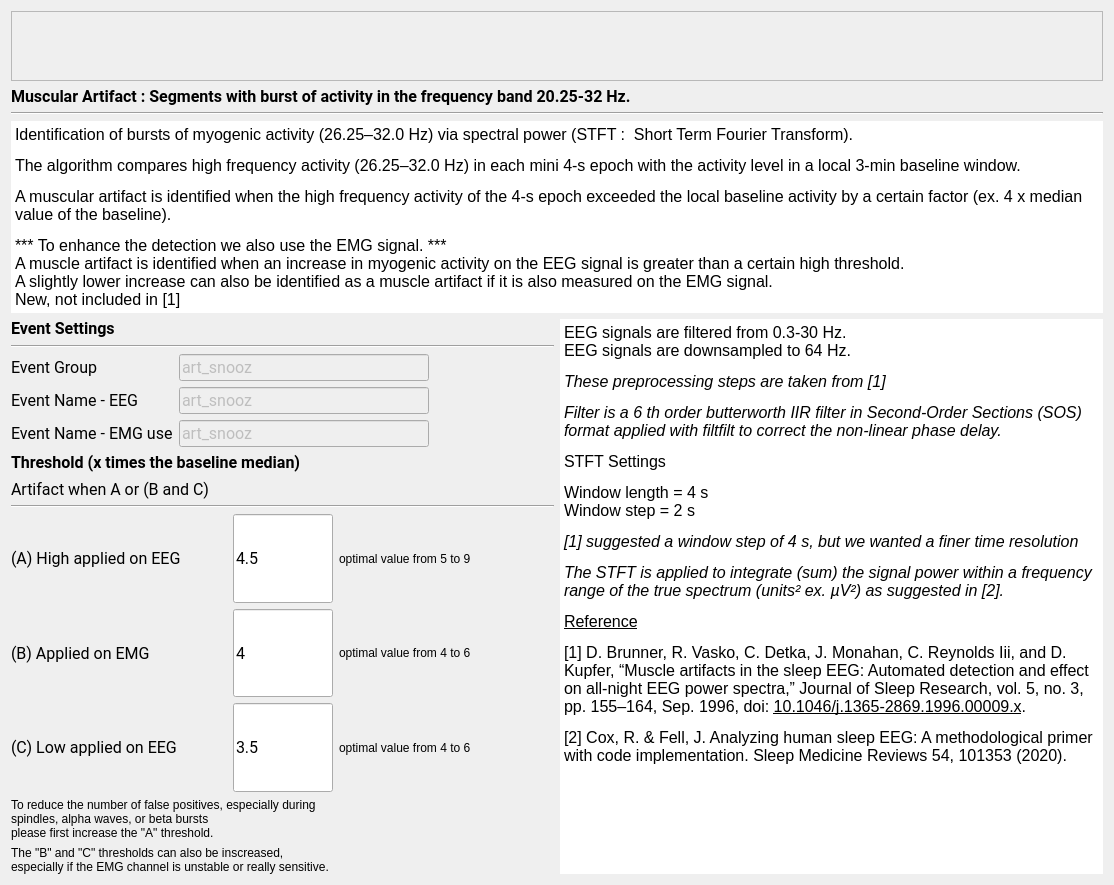
<?xml version="1.0" encoding="UTF-8"?>
<ui version="4.0">
 <class>MuscularStep</class>
 <widget class="QWidget" name="MuscularStep">
  <property name="geometry">
   <rect>
    <x>0</x>
    <y>0</y>
    <width>1114</width>
    <height>885</height>
   </rect>
  </property>
  <property name="windowTitle">
   <string>Form</string>
  </property>
  <property name="styleSheet">
   <string notr="true">font: 12pt &quot;Roboto&quot;;</string>
  </property>
  <layout class="QVBoxLayout" name="verticalLayout_4">
   <item>
    <widget class="QScrollArea" name="scrollArea">
     <property name="sizePolicy">
      <sizepolicy hsizetype="Expanding" vsizetype="Preferred">
       <horstretch>0</horstretch>
       <verstretch>0</verstretch>
      </sizepolicy>
     </property>
     <property name="widgetResizable">
      <bool>true</bool>
     </property>
     <widget class="QWidget" name="scrollAreaWidgetContents">
      <property name="geometry">
       <rect>
        <x>0</x>
        <y>0</y>
        <width>1549</width>
        <height>151</height>
       </rect>
      </property>
      <layout class="QHBoxLayout" name="horizontalLayout">
       <item>
        <widget class="QLabel" name="picture_label">
         <property name="sizePolicy">
          <sizepolicy hsizetype="Expanding" vsizetype="Preferred">
           <horstretch>0</horstretch>
           <verstretch>0</verstretch>
          </sizepolicy>
         </property>
         <property name="text">
          <string/>
         </property>
         <property name="pixmap">
          <pixmap resource="muscular_res.qrc">:/muscular/muscular.png</pixmap>
         </property>
         <property name="alignment">
          <set>Qt::AlignCenter</set>
         </property>
        </widget>
       </item>
      </layout>
     </widget>
    </widget>
   </item>
   <item>
    <layout class="QVBoxLayout" name="verticalLayout_3">
     <item>
      <widget class="QLabel" name="label_9">
       <property name="font">
        <font>
         <family>Roboto</family>
         <pointsize>12</pointsize>
         <weight>50</weight>
         <italic>false</italic>
         <bold>false</bold>
        </font>
       </property>
       <property name="text">
        <string>&lt;html&gt;&lt;head/&gt;&lt;body&gt;&lt;p&gt;&lt;span style=&quot; font-weight:600;&quot;&gt;Muscular Artifact : Segments with burst of activity in the frequency band 20.25-32 Hz.&lt;/span&gt;&lt;/p&gt;&lt;/body&gt;&lt;/html&gt;</string>
       </property>
      </widget>
     </item>
     <item>
      <widget class="Line" name="line_3">
       <property name="orientation">
        <enum>Qt::Horizontal</enum>
       </property>
      </widget>
     </item>
     <item>
      <widget class="QTextEdit" name="description_textEdit">
       <property name="sizePolicy">
        <sizepolicy hsizetype="Expanding" vsizetype="Preferred">
         <horstretch>0</horstretch>
         <verstretch>0</verstretch>
        </sizepolicy>
       </property>
       <property name="styleSheet">
        <string notr="true"/>
       </property>
       <property name="frameShape">
        <enum>QFrame::HLine</enum>
       </property>
       <property name="frameShadow">
        <enum>QFrame::Plain</enum>
       </property>
       <property name="lineWidth">
        <number>0</number>
       </property>
       <property name="readOnly">
        <bool>true</bool>
       </property>
       <property name="html">
        <string>&lt;!DOCTYPE HTML PUBLIC &quot;-//W3C//DTD HTML 4.0//EN&quot; &quot;http://www.w3.org/TR/REC-html40/strict.dtd&quot;&gt;
&lt;html&gt;&lt;head&gt;&lt;meta name=&quot;qrichtext&quot; content=&quot;1&quot; /&gt;&lt;style type=&quot;text/css&quot;&gt;
p, li { white-space: pre-wrap; }
&lt;/style&gt;&lt;/head&gt;&lt;body style=&quot; font-family:'Roboto'; font-size:12pt; font-weight:400; font-style:normal;&quot;&gt;
&lt;p style=&quot; margin-top:12px; margin-bottom:12px; margin-left:0px; margin-right:0px; -qt-block-indent:0; text-indent:0px;&quot;&gt;&lt;span style=&quot; color:#000000;&quot;&gt;Identification of bursts of myogenic activity (26.25–32.0 Hz) via spectral power (STFT :  Short Term Fourier Transform).&lt;/span&gt;&lt;/p&gt;
&lt;p style=&quot; margin-top:12px; margin-bottom:12px; margin-left:0px; margin-right:0px; -qt-block-indent:0; text-indent:0px;&quot;&gt;&lt;span style=&quot; color:#000000;&quot;&gt;The algorithm compares high frequency activity (26.25–32.0 Hz) in each mini 4-s epoch with the activity level in a local 3-min baseline window. &lt;/span&gt;&lt;/p&gt;
&lt;p style=&quot; margin-top:12px; margin-bottom:12px; margin-left:0px; margin-right:0px; -qt-block-indent:0; text-indent:0px;&quot;&gt;&lt;span style=&quot; color:#000000;&quot;&gt;A muscular artifact is identified when the high frequency activity of the 4-s epoch exceeded the local baseline activity by a certain factor (ex. 4 x median value of the baseline).&lt;/span&gt;&lt;/p&gt;
&lt;p style=&quot; margin-top:12px; margin-bottom:12px; margin-left:0px; margin-right:0px; -qt-block-indent:0; text-indent:0px;&quot;&gt;&lt;span style=&quot; color:#000000;&quot;&gt;*** To enhance the detection we also use the EMG signal. ***&lt;br /&gt;A muscle artifact is identified when an increase in myogenic activity on the EEG signal is greater than a certain high threshold.&lt;br /&gt;A slightly lower increase can also be identified as a muscle artifact if it is also measured on the EMG signal. &lt;br /&gt;New, not included in [1]&lt;/span&gt;&lt;/p&gt;&lt;/body&gt;&lt;/html&gt;</string>
       </property>
      </widget>
     </item>
    </layout>
   </item>
   <item>
    <layout class="QHBoxLayout" name="horizontalLayout_2">
     <item>
      <layout class="QVBoxLayout" name="verticalLayout_2">
       <item>
        <layout class="QVBoxLayout" name="verticalLayout">
         <item>
          <widget class="QLabel" name="label_4">
           <property name="minimumSize">
            <size>
             <width>0</width>
             <height>20</height>
            </size>
           </property>
           <property name="maximumSize">
            <size>
             <width>16777215</width>
             <height>20</height>
            </size>
           </property>
           <property name="font">
            <font>
             <family>Roboto</family>
             <pointsize>12</pointsize>
             <weight>50</weight>
             <italic>false</italic>
             <bold>false</bold>
            </font>
           </property>
           <property name="text">
            <string>&lt;html&gt;&lt;head/&gt;&lt;body&gt;&lt;p&gt;&lt;span style=&quot; font-weight:600;&quot;&gt;Event Settings&lt;/span&gt;&lt;/p&gt;&lt;/body&gt;&lt;/html&gt;</string>
           </property>
          </widget>
         </item>
         <item>
          <widget class="Line" name="line">
           <property name="orientation">
            <enum>Qt::Horizontal</enum>
           </property>
          </widget>
         </item>
         <item>
          <layout class="QFormLayout" name="formLayout">
           <item row="0" column="0">
            <widget class="QLabel" name="label_3">
             <property name="minimumSize">
              <size>
               <width>140</width>
               <height>0</height>
              </size>
             </property>
             <property name="font">
              <font>
               <family>Roboto</family>
               <pointsize>12</pointsize>
               <weight>50</weight>
               <italic>false</italic>
               <bold>false</bold>
              </font>
             </property>
             <property name="text">
              <string>Event Group</string>
             </property>
            </widget>
           </item>
           <item row="0" column="1">
            <widget class="QLineEdit" name="group_lineEdit">
             <property name="enabled">
              <bool>false</bool>
             </property>
             <property name="maximumSize">
              <size>
               <width>250</width>
               <height>16777215</height>
              </size>
             </property>
             <property name="font">
              <font>
               <family>Roboto</family>
               <pointsize>12</pointsize>
               <weight>50</weight>
               <italic>false</italic>
               <bold>false</bold>
              </font>
             </property>
             <property name="toolTip">
              <string>In which &quot;Event Group&quot; the detected artifact are added (label in the annotation file). Go to the general Detectors Settings to edit the group.</string>
             </property>
             <property name="text">
              <string>art_snooz</string>
             </property>
            </widget>
           </item>
           <item row="1" column="0">
            <widget class="QLabel" name="label_11">
             <property name="minimumSize">
              <size>
               <width>140</width>
               <height>0</height>
              </size>
             </property>
             <property name="font">
              <font>
               <family>Roboto</family>
               <pointsize>12</pointsize>
               <weight>50</weight>
               <italic>false</italic>
               <bold>false</bold>
              </font>
             </property>
             <property name="text">
              <string>Event Name - EEG</string>
             </property>
            </widget>
           </item>
           <item row="1" column="1">
            <widget class="QLineEdit" name="name_eeg_lineEdit">
             <property name="enabled">
              <bool>false</bool>
             </property>
             <property name="maximumSize">
              <size>
               <width>250</width>
               <height>16777215</height>
              </size>
             </property>
             <property name="font">
              <font>
               <family>Roboto</family>
               <pointsize>12</pointsize>
               <weight>50</weight>
               <italic>false</italic>
               <bold>false</bold>
              </font>
             </property>
             <property name="toolTip">
              <string>The event name of the detected artifact based exclusivement on the EEG signal.  Go to the general Detectors Settings to edit the name.</string>
             </property>
             <property name="text">
              <string>art_snooz</string>
             </property>
            </widget>
           </item>
           <item row="2" column="1">
            <widget class="QLineEdit" name="name_emg_lineEdit">
             <property name="enabled">
              <bool>false</bool>
             </property>
             <property name="maximumSize">
              <size>
               <width>250</width>
               <height>16777215</height>
              </size>
             </property>
             <property name="font">
              <font>
               <family>Roboto</family>
               <pointsize>12</pointsize>
               <weight>50</weight>
               <italic>false</italic>
               <bold>false</bold>
              </font>
             </property>
             <property name="toolTip">
              <string>The event name of the detected artifact using the EMG signal.  Go to the general Detectors Settings to edit the name.</string>
             </property>
             <property name="text">
              <string>art_snooz</string>
             </property>
            </widget>
           </item>
           <item row="2" column="0">
            <widget class="QLabel" name="label_7">
             <property name="minimumSize">
              <size>
               <width>140</width>
               <height>0</height>
              </size>
             </property>
             <property name="font">
              <font>
               <family>Roboto</family>
               <pointsize>12</pointsize>
               <weight>50</weight>
               <italic>false</italic>
               <bold>false</bold>
              </font>
             </property>
             <property name="text">
              <string>Event Name - EMG use</string>
             </property>
            </widget>
           </item>
          </layout>
         </item>
        </layout>
       </item>
       <item>
        <widget class="QLabel" name="label">
         <property name="minimumSize">
          <size>
           <width>0</width>
           <height>20</height>
          </size>
         </property>
         <property name="maximumSize">
          <size>
           <width>16777215</width>
           <height>20</height>
          </size>
         </property>
         <property name="font">
          <font>
           <family>Roboto</family>
           <pointsize>12</pointsize>
           <weight>50</weight>
           <italic>false</italic>
           <bold>false</bold>
          </font>
         </property>
         <property name="text">
          <string>&lt;html&gt;&lt;head/&gt;&lt;body&gt;&lt;p&gt;&lt;span style=&quot; font-weight:600;&quot;&gt;Threshold (x times the baseline median)&lt;/span&gt;&lt;/p&gt;&lt;/body&gt;&lt;/html&gt;</string>
         </property>
        </widget>
       </item>
       <item>
        <widget class="QLabel" name="label_8">
         <property name="minimumSize">
          <size>
           <width>0</width>
           <height>20</height>
          </size>
         </property>
         <property name="maximumSize">
          <size>
           <width>16777215</width>
           <height>20</height>
          </size>
         </property>
         <property name="font">
          <font>
           <family>Roboto</family>
           <pointsize>12</pointsize>
           <weight>50</weight>
           <italic>false</italic>
           <bold>false</bold>
          </font>
         </property>
         <property name="text">
          <string>Artifact when A or (B and C)</string>
         </property>
        </widget>
       </item>
       <item>
        <widget class="Line" name="line_2">
         <property name="orientation">
          <enum>Qt::Horizontal</enum>
         </property>
        </widget>
       </item>
       <item>
        <layout class="QGridLayout" name="gridLayout">
         <item row="0" column="0">
          <widget class="QLabel" name="label_5">
           <property name="minimumSize">
            <size>
             <width>0</width>
             <height>0</height>
            </size>
           </property>
           <property name="font">
            <font>
             <family>Roboto</family>
             <pointsize>12</pointsize>
             <weight>50</weight>
             <italic>false</italic>
             <bold>false</bold>
            </font>
           </property>
           <property name="midLineWidth">
            <number>0</number>
           </property>
           <property name="text">
            <string>&lt;html&gt;&lt;head/&gt;&lt;body&gt;&lt;p&gt;(A) High applied on EEG&lt;/p&gt;&lt;/body&gt;&lt;/html&gt;</string>
           </property>
           <property name="textFormat">
            <enum>Qt::RichText</enum>
           </property>
          </widget>
         </item>
         <item row="0" column="1">
          <widget class="QLineEdit" name="EEG_lineEdit">
           <property name="sizePolicy">
            <sizepolicy hsizetype="Expanding" vsizetype="Expanding">
             <horstretch>0</horstretch>
             <verstretch>0</verstretch>
            </sizepolicy>
           </property>
           <property name="maximumSize">
            <size>
             <width>100</width>
             <height>16777215</height>
            </size>
           </property>
           <property name="font">
            <font>
             <family>Roboto</family>
             <pointsize>12</pointsize>
             <weight>50</weight>
             <italic>false</italic>
             <bold>false</bold>
            </font>
           </property>
           <property name="toolTip">
            <string>The threshold value to identify the artifact.  Its units is x times the baseline standard deviation.</string>
           </property>
           <property name="text">
            <string>4.5</string>
           </property>
          </widget>
         </item>
         <item row="0" column="2">
          <widget class="QLabel" name="label_10">
           <property name="text">
            <string>optimal value from 5 to 9</string>
           </property>
          </widget>
         </item>
         <item row="1" column="0">
          <widget class="QLabel" name="label_2">
           <property name="minimumSize">
            <size>
             <width>0</width>
             <height>0</height>
            </size>
           </property>
           <property name="font">
            <font>
             <family>Roboto</family>
             <pointsize>12</pointsize>
             <weight>50</weight>
             <italic>false</italic>
             <bold>false</bold>
            </font>
           </property>
           <property name="text">
            <string>(B) Applied on EMG</string>
           </property>
          </widget>
         </item>
         <item row="1" column="1">
          <widget class="QLineEdit" name="EMG_lineEdit">
           <property name="sizePolicy">
            <sizepolicy hsizetype="Expanding" vsizetype="Expanding">
             <horstretch>0</horstretch>
             <verstretch>0</verstretch>
            </sizepolicy>
           </property>
           <property name="maximumSize">
            <size>
             <width>100</width>
             <height>16777215</height>
            </size>
           </property>
           <property name="font">
            <font>
             <family>Roboto</family>
             <pointsize>12</pointsize>
             <weight>50</weight>
             <italic>false</italic>
             <bold>false</bold>
            </font>
           </property>
           <property name="text">
            <string>4</string>
           </property>
          </widget>
         </item>
         <item row="1" column="2">
          <widget class="QLabel" name="label_12">
           <property name="text">
            <string>optimal value from 4 to 6</string>
           </property>
          </widget>
         </item>
         <item row="2" column="0">
          <widget class="QLabel" name="label_6">
           <property name="font">
            <font>
             <family>Roboto</family>
             <pointsize>12</pointsize>
             <weight>50</weight>
             <italic>false</italic>
             <bold>false</bold>
            </font>
           </property>
           <property name="text">
            <string>(C) Low applied on EEG</string>
           </property>
          </widget>
         </item>
         <item row="2" column="1">
          <widget class="QLineEdit" name="both_lineEdit">
           <property name="sizePolicy">
            <sizepolicy hsizetype="Expanding" vsizetype="Expanding">
             <horstretch>0</horstretch>
             <verstretch>0</verstretch>
            </sizepolicy>
           </property>
           <property name="maximumSize">
            <size>
             <width>100</width>
             <height>16777215</height>
            </size>
           </property>
           <property name="font">
            <font>
             <family>Roboto</family>
             <pointsize>12</pointsize>
             <weight>50</weight>
             <italic>false</italic>
             <bold>false</bold>
            </font>
           </property>
           <property name="text">
            <string>3.5</string>
           </property>
          </widget>
         </item>
         <item row="2" column="2">
          <widget class="QLabel" name="label_13">
           <property name="text">
            <string>optimal value from 4 to 6</string>
           </property>
          </widget>
         </item>
        </layout>
       </item>
       <item>
        <widget class="QLabel" name="label_14">
         <property name="text">
          <string>To reduce the number of false positives, especially during
spindles, alpha waves, or beta bursts
please first increase the &quot;A&quot; threshold.</string>
         </property>
        </widget>
       </item>
       <item>
        <widget class="QLabel" name="label_15">
         <property name="text">
          <string>The &quot;B&quot; and &quot;C&quot; thresholds can also be inscreased,
especially if the EMG channel is unstable or really sensitive.</string>
         </property>
        </widget>
       </item>
      </layout>
     </item>
     <item>
      <widget class="QTextEdit" name="settings_textEdit">
       <property name="sizePolicy">
        <sizepolicy hsizetype="Expanding" vsizetype="Preferred">
         <horstretch>0</horstretch>
         <verstretch>0</verstretch>
        </sizepolicy>
       </property>
       <property name="focusPolicy">
        <enum>Qt::NoFocus</enum>
       </property>
       <property name="contextMenuPolicy">
        <enum>Qt::NoContextMenu</enum>
       </property>
       <property name="acceptDrops">
        <bool>false</bool>
       </property>
       <property name="styleSheet">
        <string notr="true"/>
       </property>
       <property name="frameShape">
        <enum>QFrame::HLine</enum>
       </property>
       <property name="frameShadow">
        <enum>QFrame::Plain</enum>
       </property>
       <property name="lineWidth">
        <number>0</number>
       </property>
       <property name="readOnly">
        <bool>true</bool>
       </property>
       <property name="html">
        <string>&lt;!DOCTYPE HTML PUBLIC &quot;-//W3C//DTD HTML 4.0//EN&quot; &quot;http://www.w3.org/TR/REC-html40/strict.dtd&quot;&gt;
&lt;html&gt;&lt;head&gt;&lt;meta name=&quot;qrichtext&quot; content=&quot;1&quot; /&gt;&lt;style type=&quot;text/css&quot;&gt;
p, li { white-space: pre-wrap; }
&lt;/style&gt;&lt;/head&gt;&lt;body style=&quot; font-family:'Roboto'; font-size:12pt; font-weight:400; font-style:normal;&quot;&gt;
&lt;p style=&quot; margin-top:12px; margin-bottom:12px; margin-left:0px; margin-right:0px; -qt-block-indent:0; text-indent:0px;&quot;&gt;&lt;span style=&quot; color:#000000;&quot;&gt;EEG signals are filtered from 0.3-30 Hz.&lt;br /&gt;EEG signals are downsampled to 64 Hz.&lt;/span&gt;&lt;/p&gt;
&lt;p style=&quot; margin-top:12px; margin-bottom:12px; margin-left:0px; margin-right:0px; -qt-block-indent:0; text-indent:0px;&quot;&gt;&lt;span style=&quot; font-style:italic; color:#000000;&quot;&gt;These preprocessing steps are taken from [1]&lt;/span&gt;&lt;/p&gt;
&lt;p style=&quot; margin-top:12px; margin-bottom:12px; margin-left:0px; margin-right:0px; -qt-block-indent:0; text-indent:0px;&quot;&gt;&lt;span style=&quot; font-style:italic; color:#000000;&quot;&gt;Filter is a 6 th order butterworth IIR filter in Second-Order Sections (SOS) format applied with filtfilt to correct the non-linear phase delay.&lt;/span&gt;&lt;/p&gt;
&lt;p style=&quot; margin-top:12px; margin-bottom:12px; margin-left:0px; margin-right:0px; -qt-block-indent:0; text-indent:0px;&quot;&gt;&lt;span style=&quot; color:#000000;&quot;&gt;STFT Settings&lt;/span&gt;&lt;/p&gt;
&lt;p style=&quot; margin-top:12px; margin-bottom:12px; margin-left:0px; margin-right:0px; -qt-block-indent:0; text-indent:0px;&quot;&gt;&lt;span style=&quot; color:#000000;&quot;&gt;Window length = 4 s&lt;br /&gt;Window step = 2 s&lt;/span&gt;&lt;/p&gt;
&lt;p style=&quot; margin-top:12px; margin-bottom:12px; margin-left:0px; margin-right:0px; -qt-block-indent:0; text-indent:0px;&quot;&gt;&lt;span style=&quot; font-style:italic; color:#000000;&quot;&gt;[1] suggested a window step of 4 s, but we wanted a finer time resolution&lt;/span&gt;&lt;/p&gt;
&lt;p style=&quot; margin-top:12px; margin-bottom:12px; margin-left:0px; margin-right:0px; -qt-block-indent:0; text-indent:0px;&quot;&gt;&lt;span style=&quot; font-style:italic; color:#000000;&quot;&gt;The STFT is applied to integrate (sum) the signal power within a frequency range of the true spectrum (units² ex. µV²) as suggested in [2].&lt;/span&gt;&lt;/p&gt;
&lt;p style=&quot; margin-top:12px; margin-bottom:12px; margin-left:0px; margin-right:0px; -qt-block-indent:0; text-indent:0px;&quot;&gt;&lt;a href=&quot;https://pubmed.ncbi.nlm.nih.gov/12723066/&quot;&gt;&lt;span style=&quot; text-decoration: underline; color:#000000;&quot;&gt;Reference&lt;/span&gt;&lt;/a&gt;&lt;/p&gt;
&lt;p style=&quot; margin-top:12px; margin-bottom:12px; margin-left:0px; margin-right:0px; -qt-block-indent:0; text-indent:0px;&quot;&gt;&lt;span style=&quot; color:#000000;&quot;&gt;[1] D. Brunner, R. Vasko, C. Detka, J. Monahan, C. Reynolds Iii, and D. Kupfer, “Muscle artifacts in the sleep EEG: Automated detection and effect on all-night EEG power spectra,” Journal of Sleep Research, vol. 5, no. 3, pp. 155–164, Sep. 1996, doi: &lt;/span&gt;&lt;a href=&quot;https://doi.org/10.1046/j.1365-2869.1996.00009.x&quot;&gt;&lt;span style=&quot; text-decoration: underline; color:#000000;&quot;&gt;10.1046/j.1365-2869.1996.00009.x&lt;/span&gt;&lt;/a&gt;&lt;span style=&quot; color:#000000;&quot;&gt;.&lt;/span&gt;&lt;/p&gt;
&lt;p style=&quot; margin-top:12px; margin-bottom:12px; margin-left:0px; margin-right:0px; -qt-block-indent:0; text-indent:0px;&quot;&gt;&lt;span style=&quot; color:#000000;&quot;&gt;[2] Cox, R. &amp;amp; Fell, J. Analyzing human sleep EEG: A methodological primer with code implementation. Sleep Medicine Reviews 54, 101353 (2020).&lt;/span&gt;&lt;/p&gt;&lt;/body&gt;&lt;/html&gt;</string>
       </property>
      </widget>
     </item>
    </layout>
   </item>
  </layout>
 </widget>
 <resources>
  <include location="muscular_res.qrc"/>
  <include location="../../../../../snooz-toolbox/src/main/python/ui/themes/themes.qrc"/>
 </resources>
 <connections/>
 <slots>
  <slot>on_choose()</slot>
  <slot>on_input_format_changed()</slot>
 </slots>
</ui>
